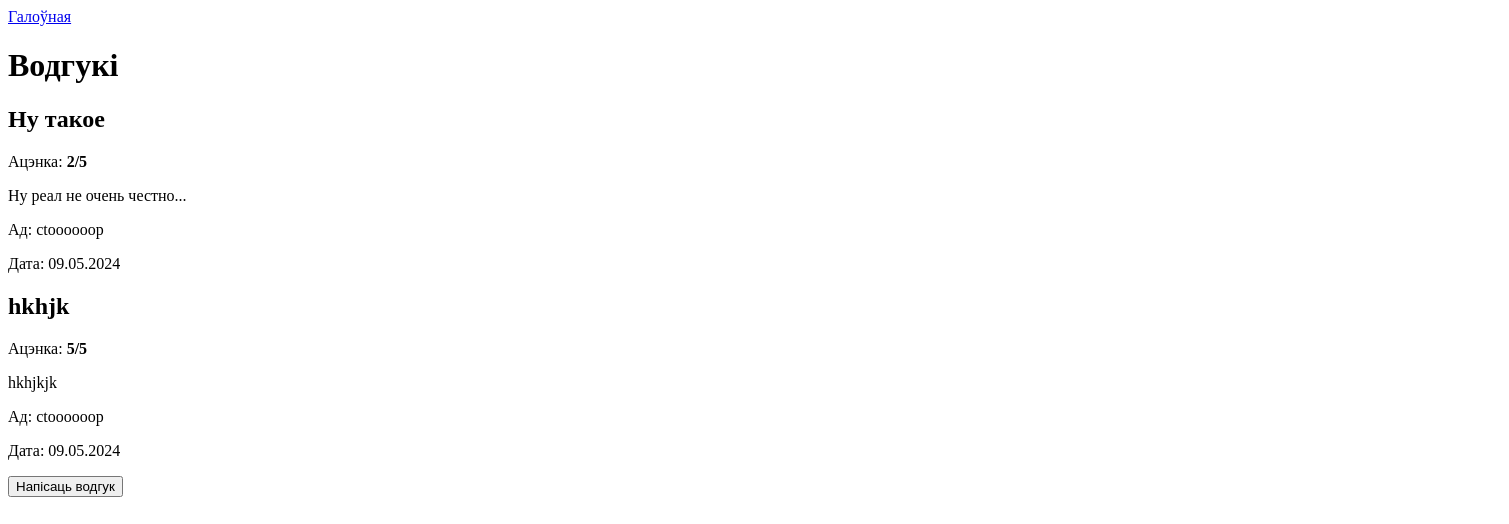
/reviews/, run on an earlier commit of the app's database.
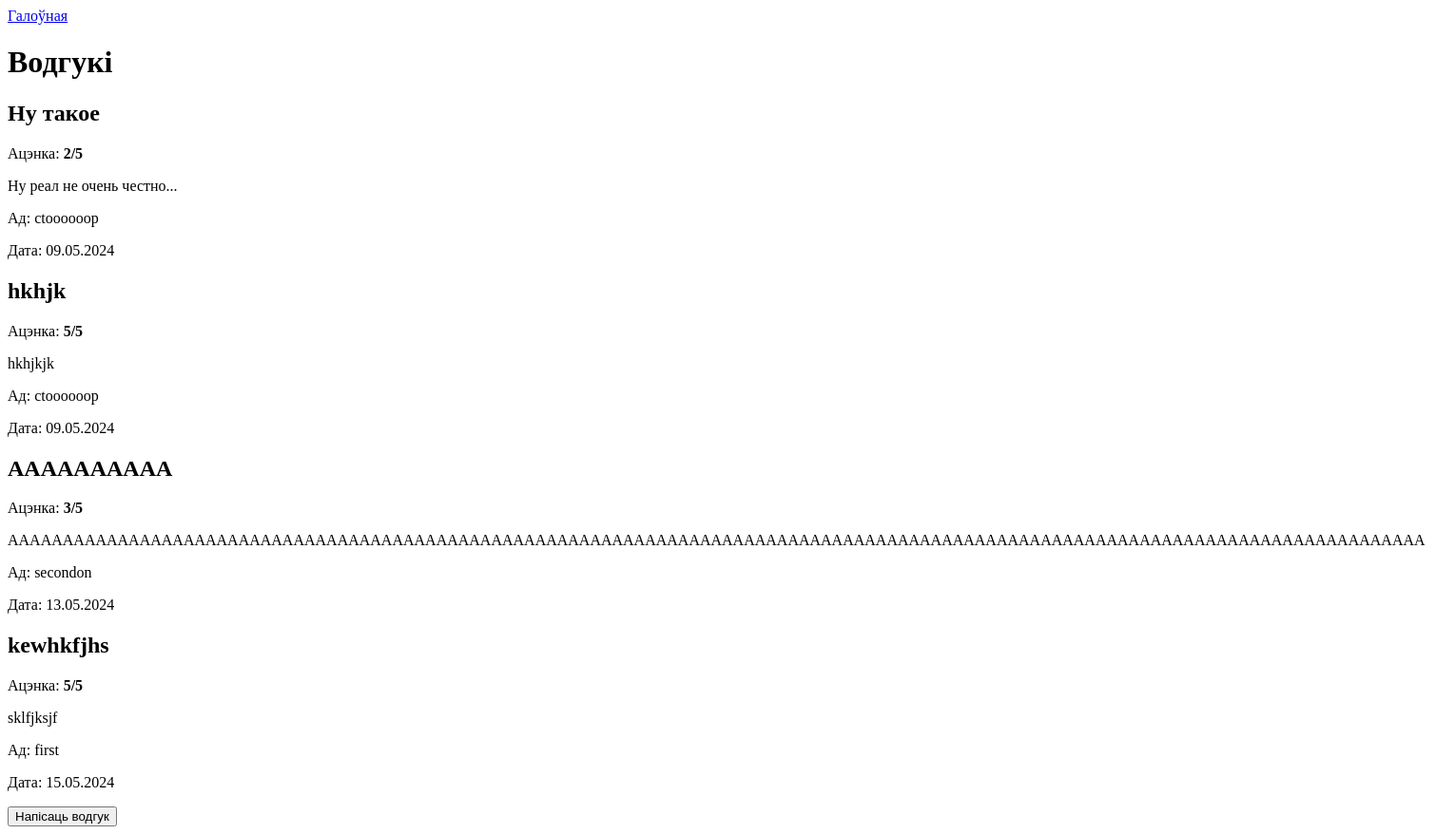
And on a later commit of the database.
### pharmacy/models.py (models this page shows, shortened)
class Review(models.Model):
    title = models.CharField(max_length=100)
    rating = models.IntegerField()
    text = models.TextField()
    date = models.DateField(auto_now_add=True)
    user = models.ForeignKey(User, related_name="reviews", on_delete=models.CASCADE)

class User(AbstractUser):
    status = (
        ("client","client"),
        ("staff","staff")
    )
    def validate_phone(value):
        phone_pattern = re.compile(r'\+375\((29|33|44|25)\)\d{7}')
        if not re.fullmatch(phone_pattern, str(value)):
            raise django.forms.ValidationError("Няправільны фармат нумара тэлефона. Правільны фармат: +375(XX)XXXXXXX.")
    def validate_age(value):
        if value < 18 or value > 100:
            raise django.forms.ValidationError("Толькі для асоб старэйшых за 18 гадоў.")
    status = models.CharField(choices=status, default="client", max_length=6)
    age = models.PositiveSmallIntegerField(validators=[validate_age])
    phone = models.CharField(max_length=15, validators=[validate_phone])
    address = models.CharField(max_length=255)
    timezone = get_localzone_name()
    groups = None
    user_permissions = None

### pharmacy/views.py (the view)
# urls.py: path('reviews/', views.reviews, name='reviews'),
def reviews(request):
    reviews = Review.objects.all()
    return render(request, 'reviews.html', {'reviews': reviews})

### pharmacy/templates/reviews.html (shortened to what this page needs)
<!DOCTYPE html>
<head>
</head>
<body>
    <a href="{% url 'home' %}">Галоўная</a>
    <h1>Водгукі</h1>
    {% for review in reviews %}
        <div>
            <h2>{{ review.title }}</h2>
            <p>Ацэнка: <b>{{ review.rating }}/5</b></p>
            <p>{{ review.text }}</p>
            <p>Ад: {{ review.user.username }}</p>
            <p>Дата: {{ review.date|date:"d.m.Y" }}</p>
        </div>
    {% endfor %}
    {% if not user.is_staff %}
    <form action="{% url 'add_review' %}" method="get">
        <button type="submit">Напісаць водгук</button>
    </form>
    {% endif %}
</body>
</html>

What changed in the data, as far as the page shows it:
added Review: title "AAAAAAAAAA", rating "3", text "AAAAAAAAAAAAAAAAAAAAAAAAAAAAAAAAAAAAAAAAAAAAAAAAAAAAAAAAAAAAAAAAAAAAAAAAAAAAAAAAAAAAAAAAAAAAAAAAAAAAAAAAAAAAAAAAAAAAAAAAAAAAAAAAA", user.username "secondon", date "13.05.2024"
added Review: title "kewhkfjhs", rating "5", text "sklfjksjf", user.username "first", date "15.05.2024"
